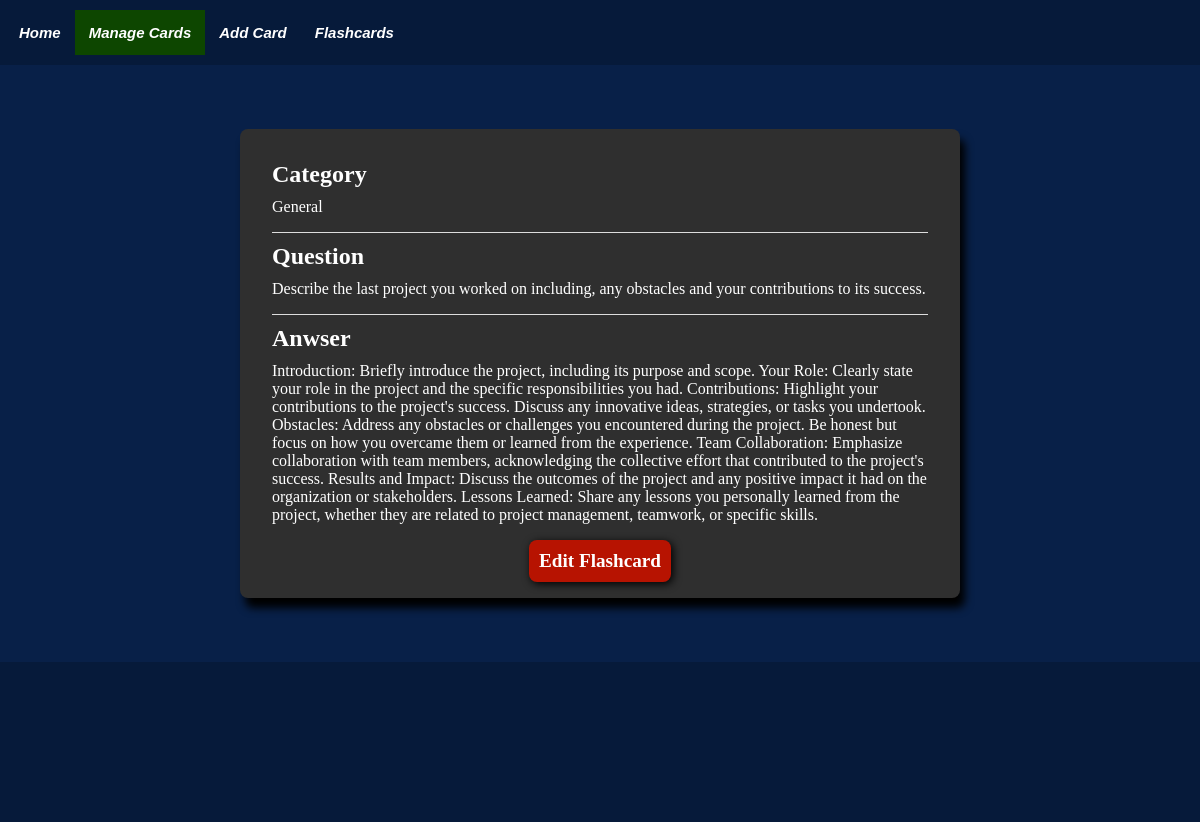
/view_flashcard/2, run on the app's committed database.
### tables this page shows
CREATE TABLE Flashcards(
                    cid INTEGER PRIMARY KEY AUTOINCREMENT,
                    category TEXT NOT NULL,
                    question TEXT,
                    answer TEXT,
                    qid INTEGER REFERENCES Figure(fid), 
                    aid INTEGER REFERENCES Figure(fid)
            );

### app.py (the view)
@app.route("/view_flashcard/<key>")
def view_flashcard_route(key):
    data = database.view_card(key=key)
    categories = database.view_allcategories()
    return render_template('view_flashcard.html', nav_id="manage-page", data=data, categories=categories)

### templates/view_flashcard.html (shortened to what this page needs)
{% extends "base.html" %}
{% block content %}
<div class="flashcard-content">
    <div class="flashcard-content-inner">
        <h2>Category</h2>
        <p>{{ data['category'] | escape }}</p>
    </div>
    <div class="flashcard-content-inner">
        <h2>Question</h2>
        <p>{{ data['question'] | escape }}</p>
    </div>
    <div class="flashcard-content-inner">
        <h2>Anwser</h2>
        <p>{{ data['answer'] | escape }}</p>
    </div>
    <a class="edit-btn view-btn" href="{{ url_for('edit_flashcard_route', key=data['key']) | escape }}">
        Edit Flashcard
    </a>
</div>
{% endblock %}

### static/css/base.css (style rules this page uses)
* { padding: 0; margin: 0; box-sizing: border-box; }
body { background-color: #082048; font-family: 'Times New Roman', Times, serif; width: 100%; position: relative; display: flex; flex-direction: column; min-height: 100vh; }
.flashcard-content { background-color: #2f2f2f; color: #FFFFFF; box-shadow: 5px 10px 8px #000; margin: 0 auto 4rem auto; padding: 1rem; border-radius: 8px; width: 60vw; }
.flashcard-content-inner { margin: 1rem; border-top: 1px solid #ddd;; }
.flashcard-content-inner h2 { margin: 10px 0; }
.flashcard-content-inner:first-child { border-top: none; }
.edit-btn { border: none; display: block; margin: 0 auto; padding: 10px; background-color: #b71301; box-shadow: 2px 2px 8px #000; border-radius: 8px; color: #FFFFFF; font-weight: bold; font-size: larger; }
.view-btn { text-decoration: none; text-align: center; width:fit-content; }

### data on the page
Flashcards: category "General", question "Describe the last project you worked on including, any obstacles and your contributions to its success.", answer "Introduction: Briefly introduce the project, including its purpose and scope. Your Role: Clearly state your role in the project and the specific responsibilities you had. Contributions: Highlight your contributions to the project's success. Discuss any innovative ideas, strategies, or tasks you undertook. Obstacles: Address any obstacles or challenges you encountered during the project. Be honest but focus on how you overcame them or learned from the experience. Team Collaboration: Emphasize collaboration with team members, acknowledging the collective effort that contributed to the project's success. Results and Impact: Discuss the outcomes of the project and any positive impact it had on…"
